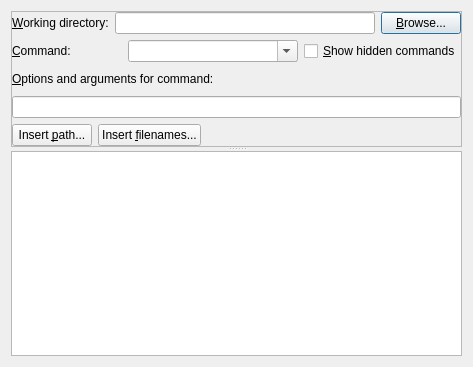
<ui version="4.0" >
 <class>RunDialog</class>
 <widget class="QDialog" name="RunDialog" >
  <property name="geometry" >
   <rect>
    <x>0</x>
    <y>0</y>
    <width>473</width>
    <height>367</height>
   </rect>
  </property>
  <property name="windowTitle" >
   <string>Run bzr command</string>
  </property>
  <layout class="QVBoxLayout" name="main_v_layout" >
   <item>
    <widget class="QSplitter" name="splitter" >
     <property name="orientation" >
      <enum>Qt::Vertical</enum>
     </property>
     <property name="opaqueResize" >
      <bool>false</bool>
     </property>
     <property name="childrenCollapsible" >
      <bool>false</bool>
     </property>
     <widget class="QFrame" name="frame" >
      <property name="sizePolicy" >
       <sizepolicy vsizetype="Preferred" hsizetype="Preferred" >
        <horstretch>0</horstretch>
        <verstretch>0</verstretch>
       </sizepolicy>
      </property>
      <property name="frameShape" >
       <enum>QFrame::StyledPanel</enum>
      </property>
      <property name="frameShadow" >
       <enum>QFrame::Raised</enum>
      </property>
      <property name="lineWidth" >
       <number>0</number>
      </property>
      <layout class="QVBoxLayout" name="frame_layout" >
       <property name="margin" >
        <number>0</number>
       </property>
       <item>
        <layout class="QHBoxLayout" name="wd_layout" >
         <item>
          <widget class="QLabel" name="wd_label" >
           <property name="text" >
            <string>&amp;Working directory:</string>
           </property>
           <property name="buddy" >
            <cstring>wd_edit</cstring>
           </property>
          </widget>
         </item>
         <item>
          <widget class="QLineEdit" name="wd_edit" />
         </item>
         <item>
          <widget class="QPushButton" name="browse_button" >
           <property name="text" >
            <string>&amp;Browse...</string>
           </property>
          </widget>
         </item>
        </layout>
       </item>
       <item>
        <layout class="QGridLayout" name="cmd_layout" >
         <item row="0" column="0" >
          <widget class="QLabel" name="cmd_label" >
           <property name="text" >
            <string>&amp;Command:</string>
           </property>
           <property name="buddy" >
            <cstring>cmd_combobox</cstring>
           </property>
          </widget>
         </item>
         <item row="0" column="1" >
          <widget class="QComboBox" name="cmd_combobox" >
           <property name="minimumSize" >
            <size>
             <width>170</width>
             <height>0</height>
            </size>
           </property>
           <property name="editable" >
            <bool>true</bool>
           </property>
          </widget>
         </item>
         <item row="0" column="2" >
          <widget class="QCheckBox" name="hidden_checkbox" >
           <property name="text" >
            <string>&amp;Show hidden commands</string>
           </property>
          </widget>
         </item>
        </layout>
       </item>
       <item>
        <widget class="QLabel" name="opt_arg_label" >
         <property name="lineWidth" >
          <number>0</number>
         </property>
         <property name="text" >
          <string>&amp;Options and arguments for command:</string>
         </property>
         <property name="buddy" >
          <cstring>opt_arg_edit</cstring>
         </property>
        </widget>
       </item>
       <item>
        <widget class="QLineEdit" name="opt_arg_edit" />
       </item>
       <item>
        <layout class="QHBoxLayout" name="opt_arg_btn_layout" >
         <item>
          <widget class="QPushButton" name="path_button" >
           <property name="text" >
            <string>Insert &amp;path...</string>
           </property>
          </widget>
         </item>
         <item>
          <widget class="QPushButton" name="filenames_button" >
           <property name="text" >
            <string>Insert &amp;filenames...</string>
           </property>
          </widget>
         </item>
         <item>
          <spacer name="horizontalSpacer" >
           <property name="orientation" >
            <enum>Qt::Horizontal</enum>
           </property>
           <property name="sizeHint" stdset="0" >
            <size>
             <width>40</width>
             <height>20</height>
            </size>
           </property>
          </spacer>
         </item>
        </layout>
       </item>
      </layout>
     </widget>
     <widget class="QTextBrowser" name="help_browser" >
      <property name="html" >
       <string>&lt;!DOCTYPE HTML PUBLIC "-//W3C//DTD HTML 4.0//EN" "http://www.w3.org/TR/REC-html40/strict.dtd">
&lt;html>&lt;head>&lt;meta name="qrichtext" content="1" />&lt;style type="text/css">
p, li { white-space: pre-wrap; }
&lt;/style>&lt;/head>&lt;body style=" font-family:'MS Shell Dlg 2'; font-size:8.25pt; font-weight:400; font-style:normal;">
&lt;p style="-qt-paragraph-type:empty; margin-top:0px; margin-bottom:0px; margin-left:0px; margin-right:0px; -qt-block-indent:0; text-indent:0px; font-size:8pt;">&lt;/p>&lt;/body>&lt;/html></string>
      </property>
     </widget>
    </widget>
   </item>
  </layout>
 </widget>
 <tabstops>
  <tabstop>wd_edit</tabstop>
  <tabstop>browse_button</tabstop>
  <tabstop>hidden_checkbox</tabstop>
  <tabstop>cmd_combobox</tabstop>
  <tabstop>opt_arg_edit</tabstop>
  <tabstop>path_button</tabstop>
  <tabstop>filenames_button</tabstop>
  <tabstop>help_browser</tabstop>
 </tabstops>
 <resources/>
 <connections>
  <connection>
   <sender>RunDialog</sender>
   <signal>disableUi(bool)</signal>
   <receiver>frame</receiver>
   <slot>setDisabled(bool)</slot>
   <hints>
    <hint type="sourcelabel" >
     <x>271</x>
     <y>362</y>
    </hint>
    <hint type="destinationlabel" >
     <x>344</x>
     <y>135</y>
    </hint>
   </hints>
  </connection>
 </connections>
 <slots>
  <signal>disableUi(bool)</signal>
 </slots>
</ui>
